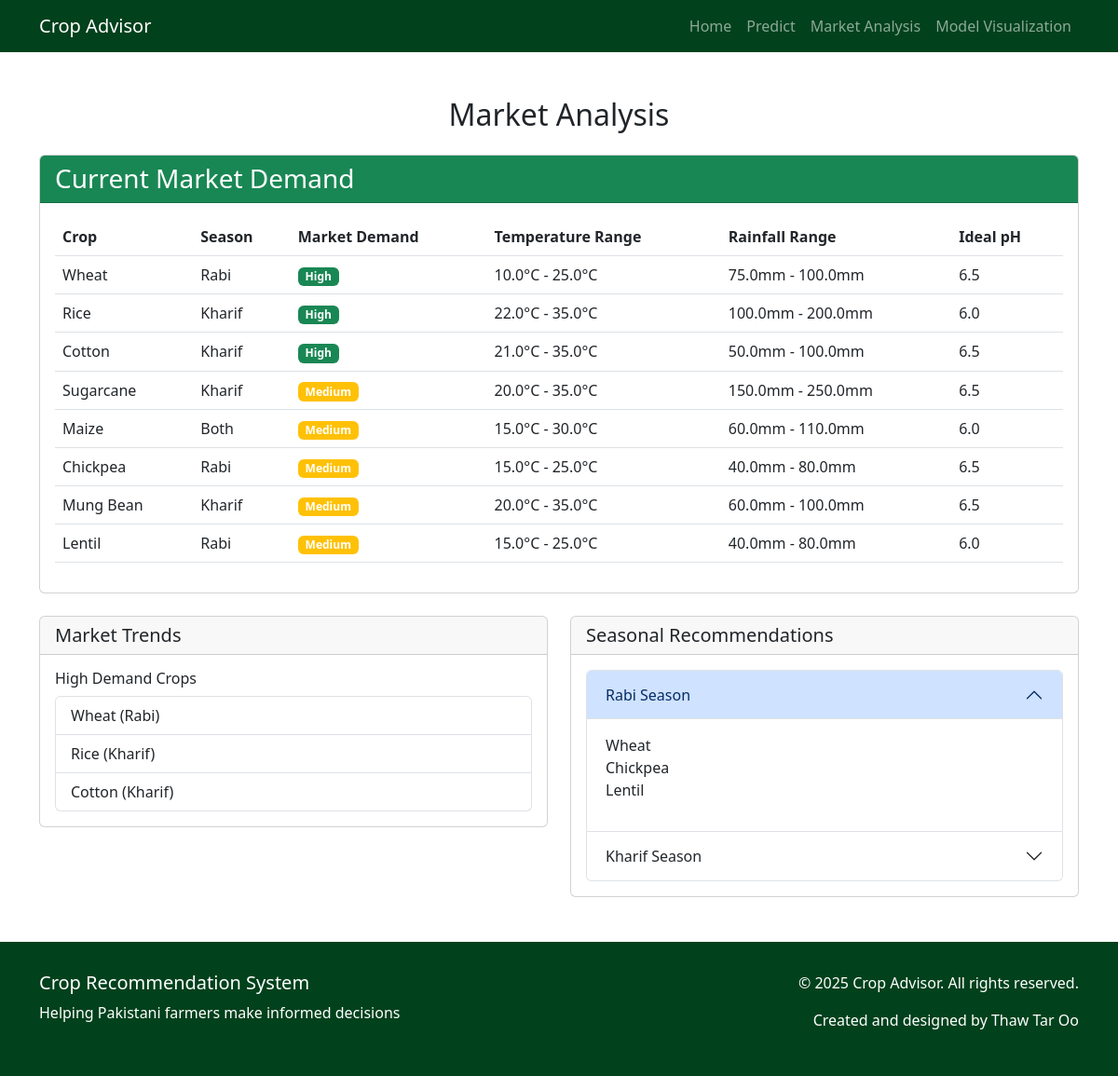
/market/, run on the app's committed database.
### recommender/models.py (models this page shows, shortened)
class CropInfo(models.Model):
    name = models.CharField(max_length=100)
    season = models.CharField(max_length=50)
    market_demand = models.CharField(max_length=20)  # High, Medium, Low
    min_temperature = models.FloatField()
    max_temperature = models.FloatField()
    min_rainfall = models.FloatField()
    max_rainfall = models.FloatField()
    ideal_soil_ph = models.FloatField()

### recommender/views.py (the view)
# urls.py: path('market/', views.market_analysis, name='market'),
def market_analysis(request):
    crops = CropInfo.objects.all()
    return render(request, 'recommender/market.html', {'crops': crops})

### templates/recommender/market.html (shortened to what this page needs)
{% extends 'recommender/base.html' %}
{% block content %}
<div class="container mt-5">
    <h2 class="text-center mb-4">Market Analysis</h2>
    <div class="row">
        <div class="col-md-12">
            <div class="card">
                <div class="card-header bg-success text-white">
                    <h3 class="card-title mb-0">Current Market Demand</h3>
                </div>
                <div class="card-body">
                    <div class="table-responsive">
                        <table class="table table-hover">
                            <thead>
                                <tr>
                                    <th>Crop</th>
                                    <th>Season</th>
                                    <th>Market Demand</th>
                                    <th>Temperature Range</th>
                                    <th>Rainfall Range</th>
                                    <th>Ideal pH</th>
                                </tr>
                            </thead>
                            <tbody>
                                {% for crop in crops %}
                                <tr>
                                    <td>{{ crop.name }}</td>
                                    <td>{{ crop.season }}</td>
                                    <td>
                                        <span class="badge {% if crop.market_demand == 'High' %}bg-success{% elif crop.market_demand == 'Medium' %}bg-warning{% else %}bg-danger{% endif %}">
                                            {{ crop.market_demand }}
                                        </span>
                                    </td>
                                    <td>{{ crop.min_temperature }}°C - {{ crop.max_temperature }}°C</td>
                                    <td>{{ crop.min_rainfall }}mm - {{ crop.max_rainfall }}mm</td>
                                    <td>{{ crop.ideal_soil_ph }}</td>
                                </tr>
                                {% endfor %}
                            </tbody>
                        </table>
                    </div>
                </div>
            </div>
        </div>
    </div>
    <div class="row mt-4">
        <div class="col-md-6">
            <div class="card">
                <div class="card-header">
                    <h5 class="card-title mb-0">Market Trends</h5>
                </div>
                <div class="card-body">
                    <h6>High Demand Crops</h6>
                    <ul class="list-group">
                        {% for crop in crops %}
                            {% if crop.market_demand == 'High' %}
                                <li class="list-group-item">{{ crop.name }} ({{ crop.season }})</li>
                            {% endif %}
                        {% endfor %}
                    </ul>
                </div>
            </div>
        </div>
        <div class="col-md-6">
            <div class="card">
                <div class="card-header">
                    <h5 class="card-title mb-0">Seasonal Recommendations</h5>
                </div>
                <div class="card-body">
                    <div class="accordion" id="seasonAccordion">
                        <div class="accordion-item">
                            <h2 class="accordion-header">
                                <button class="accordion-button" type="button" data-bs-toggle="collapse" data-bs-target="#collapseRabi">
                                    Rabi Season
                                </button>
                            </h2>
                            <div id="collapseRabi" class="accordion-collapse collapse show">
                                <div class="accordion-body">
                                    <ul class="list-unstyled">
                                        {% for crop in crops %}
                                            {% if crop.season == 'Rabi' %}
                                                <li>{{ crop.name }}</li>
                                            {% endif %}
                                        {% endfor %}
                                    </ul>
                                </div>
                            </div>
                        </div>
                        <div class="accordion-item">
                            <h2 class="accordion-header">
                                <button class="accordion-button collapsed" type="button" data-bs-toggle="collapse" data-bs-target="#collapseKharif">
                                    Kharif Season
                                </button>
                            </h2>
                        </div>
                    </div>
                </div>
            </div>
        </div>
    </div>
</div>
{% endblock %}

### templates/recommender/base.html (shortened to what this page needs)
<!DOCTYPE html>
<html lang="en">
<head>
    <link href="https://cdn.jsdelivr.net/npm/bootstrap@5.3.0/dist/css/bootstrap.min.css" rel="stylesheet">
</head>
<body>
    <nav class="navbar navbar-expand-lg navbar-dark navbar-custom">
        <div class="container">
            <a class="navbar-brand" href="{% url 'home' %}">Crop Advisor</a>
            <div class="collapse navbar-collapse" id="navbarNav">
                <ul class="navbar-nav ms-auto">
                    <li class="nav-item">
                        <a class="nav-link" href="{% url 'home' %}">Home</a>
                    </li>
                    <li class="nav-item">
                        <a class="nav-link" href="{% url 'predict' %}">Predict</a>
                    </li>
                    <li class="nav-item">
                        <a class="nav-link" href="{% url 'market' %}">Market Analysis</a>
                    </li>
                    <li class="nav-item">
                        <a class="nav-link" href="{% url 'visualization' %}">Model Visualization</a>
                    </li>
                </ul>
            </div>
        </div>
    </nav>
    <main>
        {% block content %}
        {% endblock %}
    </main>
    <footer class="footer mt-5">
        <div class="container">
            <div class="row">
                <div class="col-md-6">
                    <h5>Crop Recommendation System</h5>
                    <p>Helping Pakistani farmers make informed decisions</p>
                </div>
                <div class="col-md-6 text-end">
                    <p> &copy; 2025 Crop Advisor. All rights reserved.</p>
                    <p>Created and designed by Thaw Tar Oo</p>
                </div>
            </div>
        </div>
    </footer>
</body>
</html>

### templates/recommender/base.html (style rules this page uses)
.navbar-custom { background-color: #01411c; }
.footer { background-color: #01411c; color: white; padding: 2rem 0; }

### data on the page
CropInfo: name "Wheat", season "Rabi", market_demand "High", min_temperature "10.0", max_temperature "25.0", min_rainfall "75.0", max_rainfall "100.0", ideal_soil_ph "6.5"
CropInfo: name "Rice", season "Kharif", market_demand "High", min_temperature "22.0", max_temperature "35.0", min_rainfall "100.0", max_rainfall "200.0", ideal_soil_ph "6.0"
CropInfo: name "Cotton", season "Kharif", market_demand "High", min_temperature "21.0", max_temperature "35.0", min_rainfall "50.0", max_rainfall "100.0", ideal_soil_ph "6.5"
CropInfo: name "Sugarcane", season "Kharif", market_demand "Medium", min_temperature "20.0", max_temperature "35.0", min_rainfall "150.0", max_rainfall "250.0", ideal_soil_ph "6.5"
CropInfo: name "Maize", season "Both", market_demand "Medium", min_temperature "15.0", max_temperature "30.0", min_rainfall "60.0", max_rainfall "110.0", ideal_soil_ph "6.0"
CropInfo: name "Chickpea", season "Rabi", market_demand "Medium", min_temperature "15.0", max_temperature "25.0", min_rainfall "40.0", max_rainfall "80.0", ideal_soil_ph "6.5"
CropInfo: name "Mung Bean", season "Kharif", market_demand "Medium", min_temperature "20.0", max_temperature "35.0", min_rainfall "60.0", max_rainfall "100.0", ideal_soil_ph "6.5"
CropInfo: name "Lentil", season "Rabi", market_demand "Medium", min_temperature "15.0", max_temperature "25.0", min_rainfall "40.0", max_rainfall "80.0", ideal_soil_ph "6.0"
